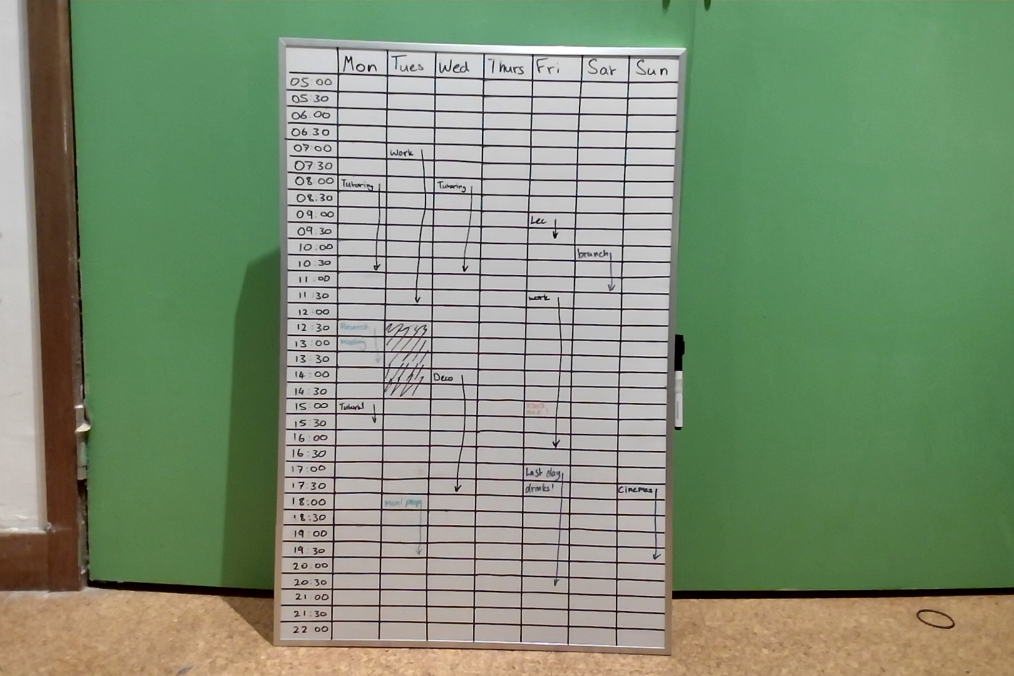
#> input picture build/vision/images/test1.jpg, 3042 x 2028 px (shown at 1/3 size)
$ python opencvreader.py
#> lines starting #> are read from the running program, lines starting #| are printed output that depends on the picture; after the words box and inside, x2 and y2 are one past the last pixel; in counts of white or black regions, pixels touching at a corner belong together
import cv2
import numpy as np

# import math
# import pytesseract
# import json


def find_contours(path: str):
#> called with path = './images/test1.jpg'
    image = cv2.imread(path)
#> image is the input picture: shape (2028, 3042, 3); mean B, G, R 116.9, 144.1, 127.1
    grey_scale = cv2.cvtColor(image, cv2.COLOR_BGR2GRAY)
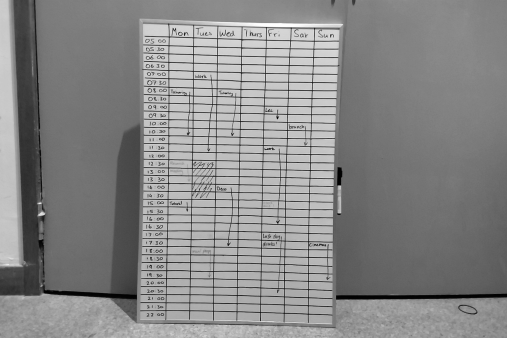
#> grey_scale: shape (2028, 3042) (shown at 1/6 size); min 0, max 255, mean 135.9
    edges = cv2.Canny(grey_scale, 50, 325, None, 3)
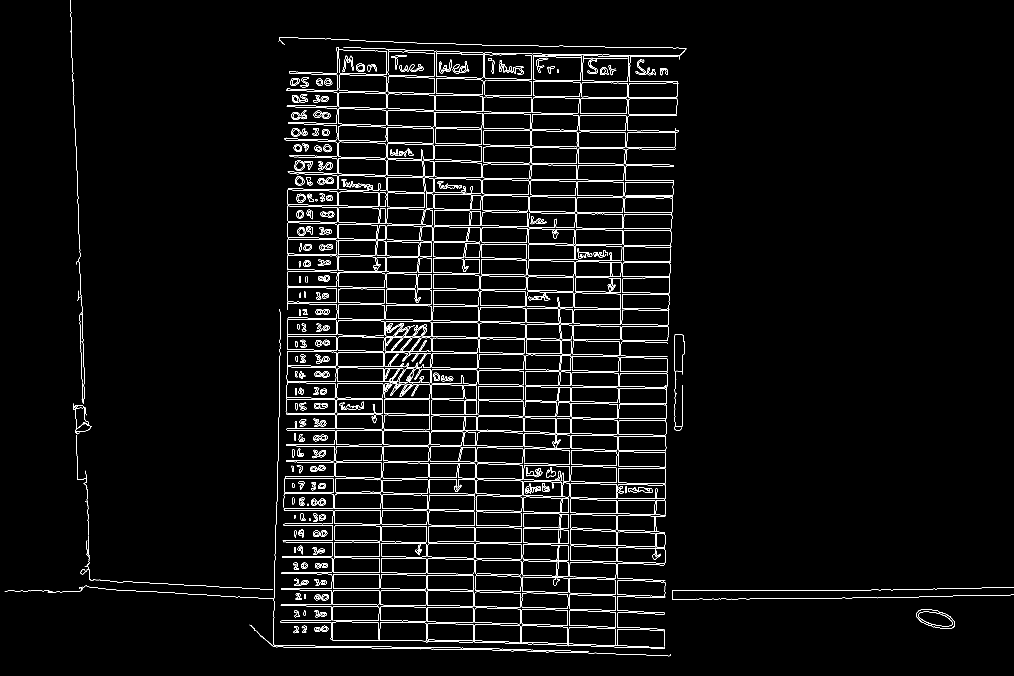
#> edges: shape (2028, 3042) (shown at 1/3 size); 2.4% white in thin lines or dots
    contours, _ = cv2.findContours(
        edges,
        cv2.RETR_EXTERNAL,
        cv2.CHAIN_APPROX_SIMPLE,
    )
#> contours = 514 contours, 172 with area under 20; largest, box (x1, y1, x2, y2) and area: (1423, 1873, 1705, 1936) 14862, (1746, 167, 1886, 245) 10248, (1278, 1869, 1420, 1927) 7309, (1016, 223, 1161, 277) 6894, (861, 957, 1011, 1007) 6748
    result = image.copy()
    min_contour_area = 500
    contours = [
        contour
        for contour in contours
        if cv2.contourArea(contour) > min_contour_area
    ]
#> contours = 214 contours; largest, box (x1, y1, x2, y2) and area: (1423, 1873, 1705, 1936) 14862, (1746, 167, 1886, 245) 10248, (1278, 1869, 1420, 1927) 7309, (1016, 223, 1161, 277) 6894, (861, 957, 1011, 1007) 6748
    time_slot_array = []
    cv2.drawContours(result, contours, -1, (0, 255, 255), 5)
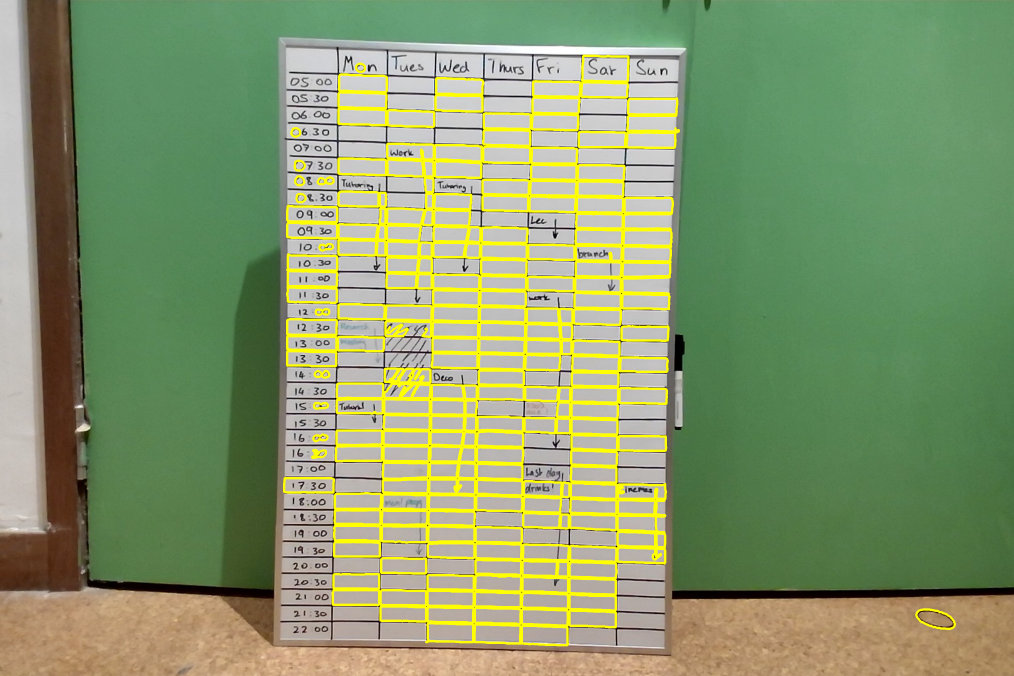
#> result: shape (2028, 3042, 3) (shown at 1/3 size); mean B, G, R 108.4, 153.6, 136.1
    cv2.imshow("contours", result)
    cv2.waitKey()
    cv2.destroyAllWindows()
    for i, contour in enumerate(contours):
        rot_rect = cv2.minAreaRect(contour)
        box = cv2.boxPoints(rot_rect)
        box = np.intp(box)
        time_slot_array.append(
            image[box[0][0] : box[2][0], box[1][1] : box[3][1], :],
        )
#> this loop made 214 passes
#> (rot_rect, box) on passes 1 to 3: (((1563.8, 1903.5), (56.13, 282.1), -88.01), [[1703, 1936], [1421, 1926], [1423, 1870], [1705, 1880]]), (((1348.5, 1897.5), (57, 141), -90), [[1419, 1926], [1278, 1926], [1278, 1869], [1419, 1869]]), (((1777.5, 1856), (46.81, 140.6), -87.97), [[1846, 1881], [1706, 1876], [1708, 1830], [1848, 1835]])
#> after the loop, time_slot_array = 214 items, first 6: empty array, empty array, empty array, empty array, empty array, empty array
        # cv2.imshow("image", image[box[0][0] : box[2][0], box[1][1] : box[3][1], :])
        # cv2.waitKey()
        # cv2.destroyAllWindows()
    return time_slot_array


def display_images(images):
    print(len(images))
    # [8 lines of commented-out code are left out]


if __name__ == '__main__':
    time_slot_array = find_contours('./images/test1.jpg')
    display_images(time_slot_array)
#| 214

$ run again, with build/vision/images/test2.jpg copied over build/vision/images/test1.jpg
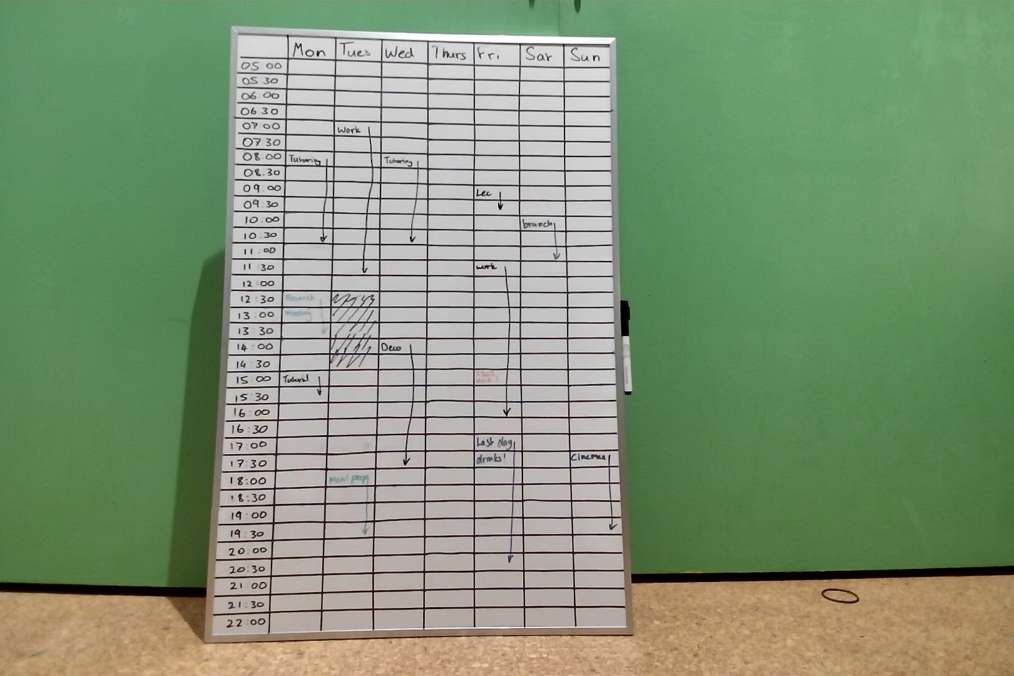
#> input picture build/vision/images/test2.jpg, 3042 x 2028 px (shown at 1/3 size)
#> in find_contours, image is the input picture: shape (2028, 3042, 3); mean B, G, R 117.5, 148.3, 128.4
#> in find_contours, `edges = cv2.Canny(grey_scale, 50, 325, None, 3)`:
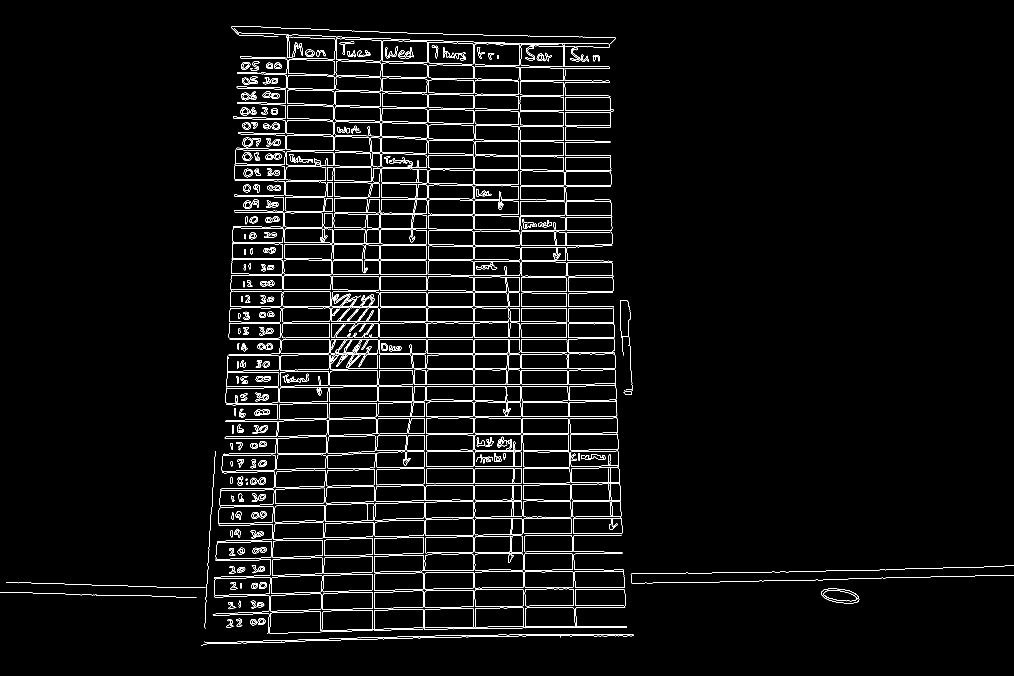
#> edges: shape (2028, 3042) (shown at 1/3 size); 2.4% white in thin lines or dots
#> in find_contours, `contours, _ = cv2.findContours( edges, cv2.RETR_EXTERNAL, cv2.CHAIN_AP..`: contours = 508 contours, 173 with area under 20; largest, box (x1, y1, x2, y2) and area: (1712, 1354, 1867, 1602) 18743, (1272, 1823, 1573, 1889) 17748, (1574, 1822, 1880, 1885) 9450, (1146, 120, 1283, 189) 8421, (1009, 115, 1145, 184) 8336
#> in find_contours, `contours = [ contour for contour in contours if cv2.contourArea(contou..`: contours = 194 contours; largest, box (x1, y1, x2, y2) and area: (1712, 1354, 1867, 1602) 18743, (1272, 1823, 1573, 1889) 17748, (1574, 1822, 1880, 1885) 9450, (1146, 120, 1283, 189) 8421, (1009, 115, 1145, 184) 8336
#> in find_contours, `cv2.drawContours(result, contours, -1, (0, 255, 255), 5)`:
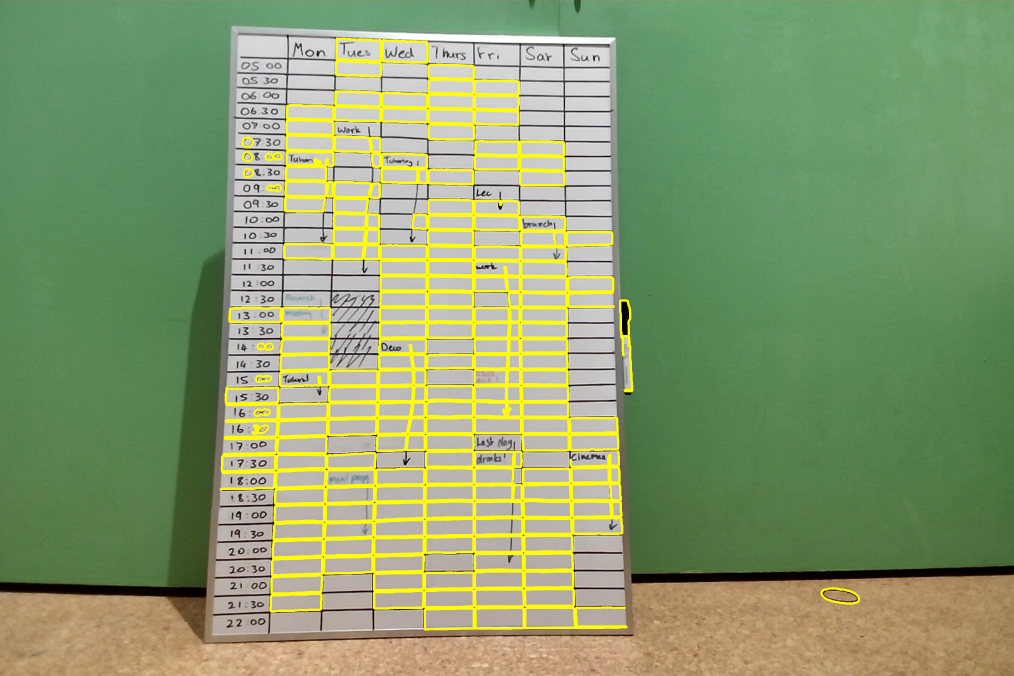
#> result: shape (2028, 3042, 3) (shown at 1/3 size); mean B, G, R 109.6, 157.2, 136.9
#> the loop in find_contours, `for i, contour in enumerate(contours):` made 194 passes
#> (rot_rect, box) on passes 1 to 3: (((1421.7, 1855.2), (300.1, 62.42), -0.69), [[1272, 1888], [1271, 1825], [1571, 1822], [1572, 1884]]), (((1726.4, 1852.9), (305, 61.17), -0.208), [[1574, 1884], [1573, 1822], [1878, 1821], [1879, 1882]]), (((887.5, 1807.1), (154.5, 49.45), -1.94), [[811, 1834], [809, 1785], [963, 1779], [965, 1829]])
#> after the loop in find_contours, `for i, contour in enumerate(contours):`: time_slot_array = 194 items
#| 194

$ run again, with build/vision/images/test3.jpg copied over build/vision/images/test1.jpg
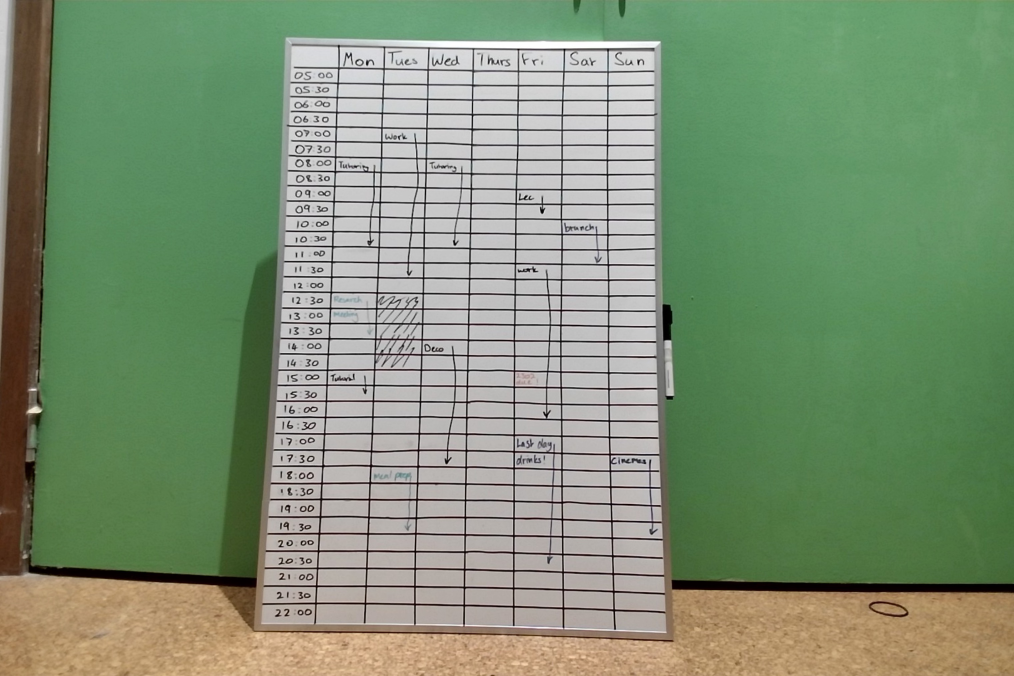
#> input picture build/vision/images/test3.jpg, 3042 x 2028 px (shown at 1/3 size)
#> in find_contours, image is the input picture: shape (2028, 3042, 3); mean B, G, R 115.6, 144.8, 126.1
#> in find_contours, `edges = cv2.Canny(grey_scale, 50, 325, None, 3)`:
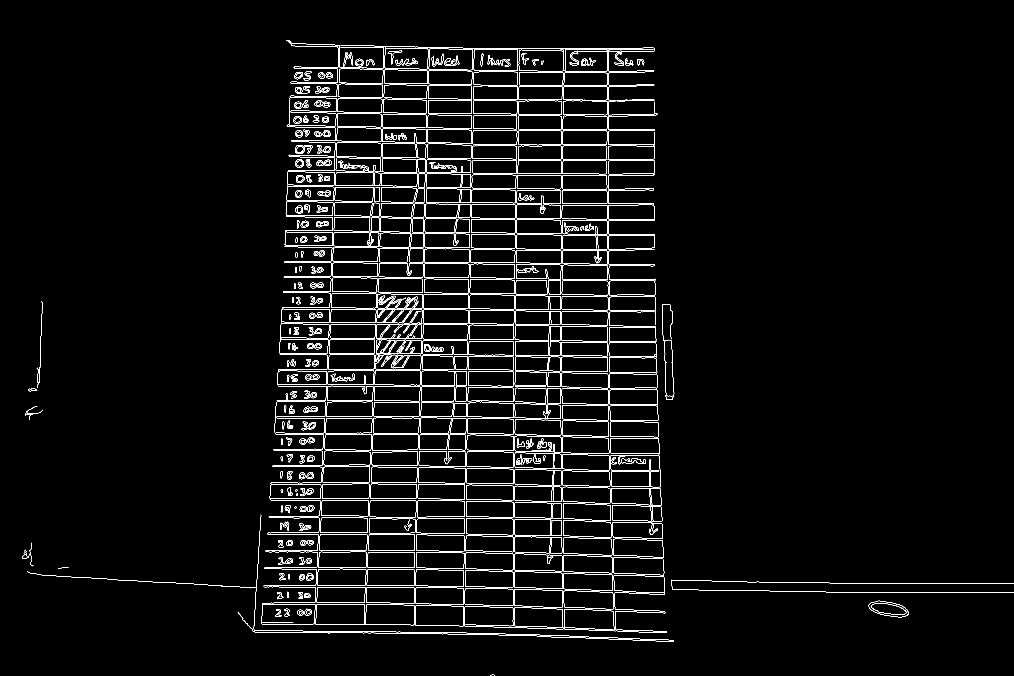
#> edges: shape (2028, 3042) (shown at 1/3 size); 2.3% white in thin lines or dots
#> in find_contours, `contours, _ = cv2.findContours( edges, cv2.RETR_EXTERNAL, cv2.CHAIN_AP..`: contours = 500 contours, 164 with area under 20; largest, box (x1, y1, x2, y2) and area: (784, 1760, 1243, 1876) 17476, (1392, 1819, 1690, 1888) 17319, (1834, 1464, 1987, 1565) 13571, (1245, 1815, 1391, 1880) 8508, (1693, 148, 1823, 215) 8230
#> in find_contours, `contours = [ contour for contour in contours if cv2.contourArea(contou..`: contours = 205 contours; largest, box (x1, y1, x2, y2) and area: (784, 1760, 1243, 1876) 17476, (1392, 1819, 1690, 1888) 17319, (1834, 1464, 1987, 1565) 13571, (1245, 1815, 1391, 1880) 8508, (1693, 148, 1823, 215) 8230
#> in find_contours, `cv2.drawContours(result, contours, -1, (0, 255, 255), 5)`:
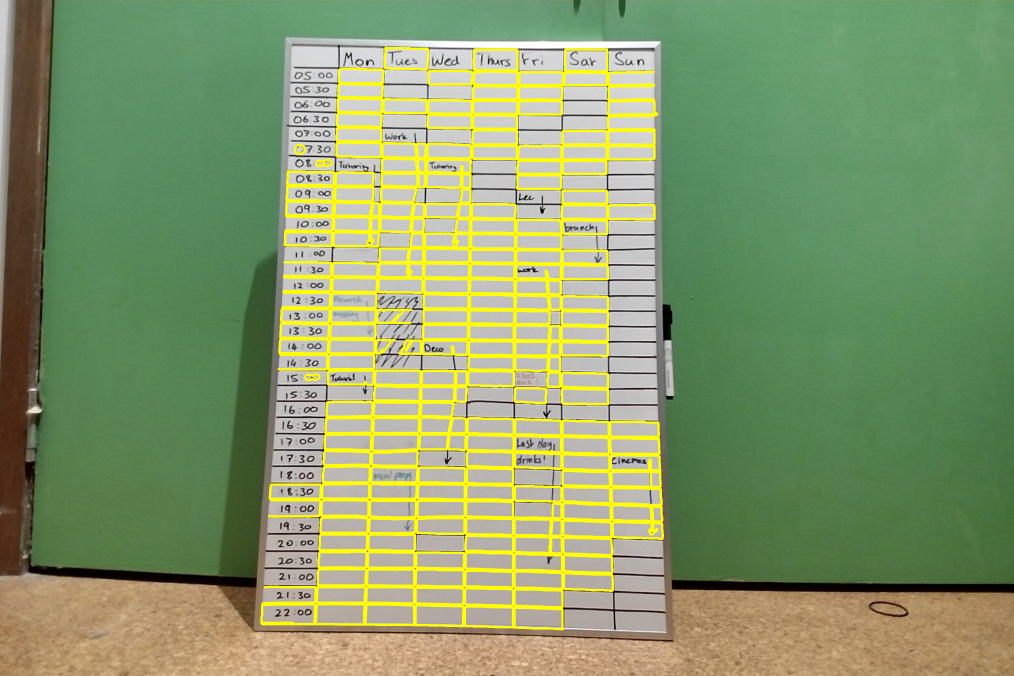
#> result: shape (2028, 3042, 3) (shown at 1/3 size); mean B, G, R 106.7, 154.4, 135.3
#> the loop in find_contours, `for i, contour in enumerate(contours):` made 205 passes
#> (rot_rect, box) on passes 1 to 3: (((1541.3, 1852.3), (61.94, 297.3), -88.29), [[1688, 1887], [1391, 1878], [1393, 1816], [1690, 1825]]), (((1318.1, 1846.5), (61.06, 145.5), -88.36), [[1389, 1879], [1244, 1874], [1246, 1813], [1391, 1818]]), (((1615, 1794.4), (52.76, 144.8), -89.1), [[1686, 1821], [1542, 1819], [1543, 1766], [1687, 1769]])
#> after the loop in find_contours, `for i, contour in enumerate(contours):`: time_slot_array = 205 items, first 6: empty array, empty array, empty array, empty array, empty array, empty array
#| 205
